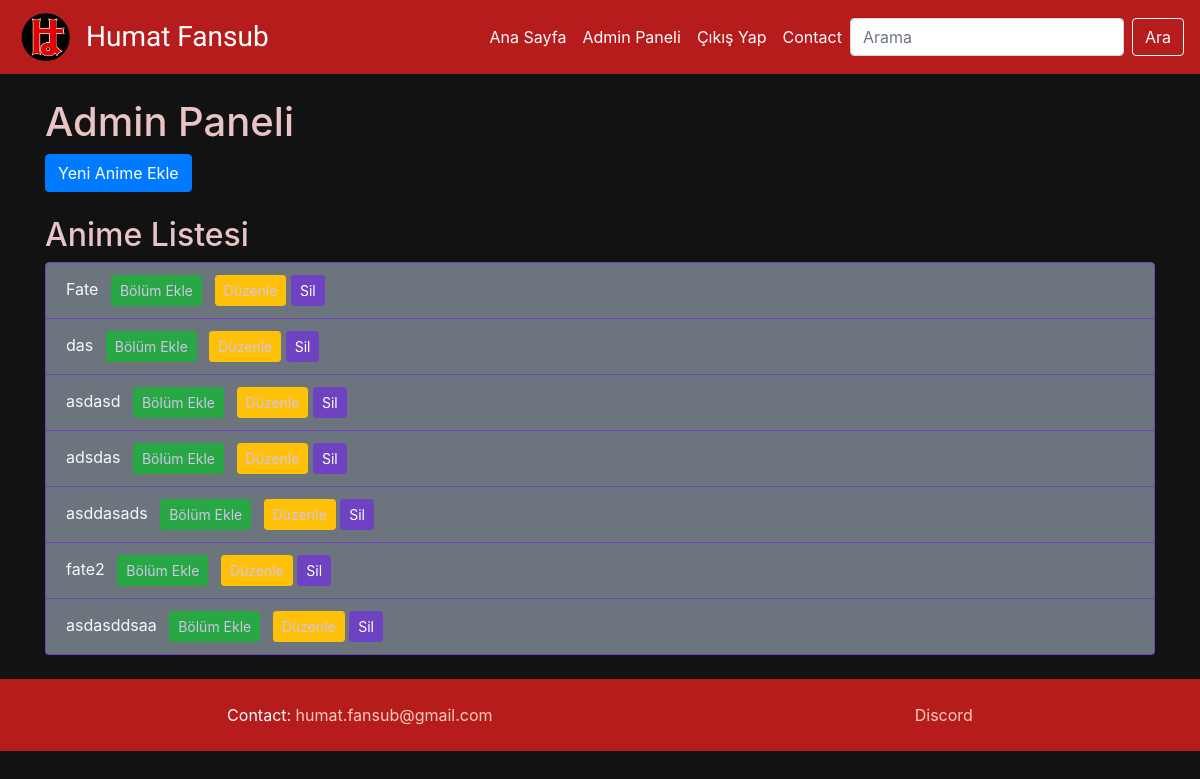
Page /admin (signed in) on the earlier database version.
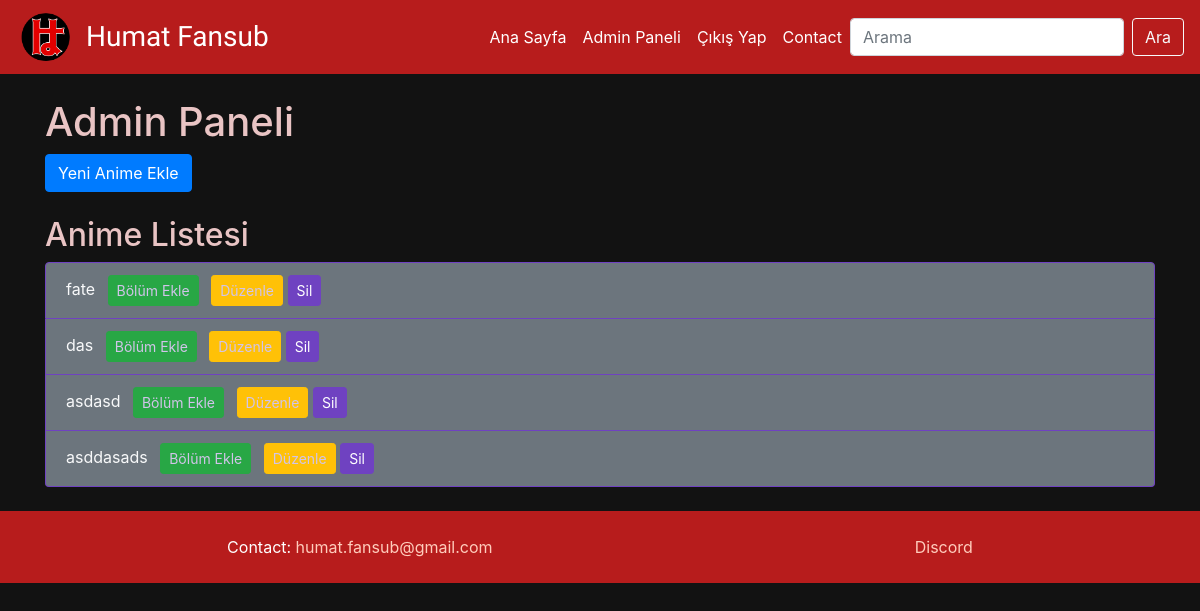
Same page on the later database version.
### models.py (models this page shows)
class Anime(db.Model):
    id = db.Column(db.Integer, primary_key=True)
    name = db.Column(db.String(150), nullable=False)
    description = db.Column(db.Text, nullable=False)
    cover_image = db.Column(db.String(150), nullable=False)
    episodes = db.relationship('Episode', backref='anime', lazy=True)

### app.py (the view)
@app.route('/admin', methods=['GET', 'POST'])
@login_required
def admin():
    animes = Anime.query.all()
    return render_template('admin.html', animes=animes)

### app.py (called while the page is built)
@login_manager.user_loader
def load_user(user_id):
    return User.query.get(int(user_id))

### templates/admin.html (shortened to what this page needs)
{% extends "base.html" %}
{% block content %}
    <h1>Admin Paneli</h1>
    <a href="{{ url_for('add_anime') }}" class="btn btn-primary mb-4">Yeni Anime Ekle</a>
    <h2>Anime Listesi</h2>
    <ul class="list-group">
        {% for anime in animes %}
            <li class="list-group-item bg-secondary text-light">
                <a href="{{ url_for('anime', anime_id=anime.id) }}" class="text-light">{{ anime.name }}</a>
                <a href="{{ url_for('add_episode', anime_id=anime.id) }}" class="btn btn-success btn-sm ml-2">Bölüm Ekle</a>
                <a href="{{ url_for('edit_anime', anime_id=anime.id) }}" class="btn btn-warning btn-sm ml-2">Düzenle</a>
                {% if current_user.is_authenticated %}
                <form action="{{ url_for('delete_anime', anime_id=anime.id) }}" method="post" class="d-inline">
                    <button type="submit" class="btn btn-danger btn-sm">Sil</button>
                </form>
                {% endif %}
            </li>
        {% endfor %}
    </ul>
{% endblock %}

### templates/base.html (shortened to what this page needs)
<!DOCTYPE html>
<html lang="en">
<head>
    <link rel="stylesheet" href="https://stackpath.bootstrapcdn.com/bootstrap/4.5.2/css/bootstrap.min.css">
    <link rel="stylesheet" href="{{ url_for('static', filename='css/style.css') }}">
</head>
<body class="bg-dark text-light">
    <header>
        <nav class="navbar navbar-expand-lg navbar-dark bg-primary">
        <a class="navbar-brand navbar-brand-logo" href="{{ url_for('index') }}">
            <img src="{{ url_for('static', filename='images/logo.png') }}" alt="Logo">
            <span>Humat Fansub</span>
        </a>
        <div class="collapse navbar-collapse" id="navbarNav">
            <ul class="navbar-nav ml-auto">
                <li class="nav-item">
                    <a class="nav-link" href="{{ url_for('index') }}">Ana Sayfa</a>
                </li>
                {% if current_user.is_authenticated %}
                <li class="nav-item">
                    <a class="nav-link" href="{{ url_for('admin') }}">Admin Paneli</a>
                </li>
                <li class="nav-item">
                    <a class="nav-link" href="{{ url_for('logout') }}">Çıkış Yap</a>
                </li>
                {% endif %}
                <li class="nav-item">
                    <a class="nav-link" href="#footer">Contact</a>
                </li>
            </ul>
            <form class="form-inline my-2 my-lg-0" action="{{ url_for('search') }}" method="GET">
                <input class="form-control mr-sm-2" type="search" name="query" placeholder="Arama" aria-label="Search">
                <button class="btn btn-outline-light my-2 my-sm-0" type="submit">Ara</button>
            </form>
        </div>
    </nav>
    </header>
    <main class="container mt-4">
        {% block content %}{% endblock %}
    </main>
    <footer id="footer" class="text-center mt-4">
        <p>Contact: <a href="mailto:humat.fansub@gmail.com">humat.fansub@gmail.com</a></p>
        <p><a href="https://discord.gg/SaKSmuZkAf ">Discord</a></p>
    </footer>
</body>
</html>

### static/css/style.css (style rules this page uses)
body { background-color: #121212; color: #d1c4e9; }
h1, h2 { color: #e9c4c4; }
.list-group-item { background-color: #2c2c2c; border: 1px solid #6f42c1; }
.list-group-item a { color: #d1c4e9; }
.btn-danger { background-color: #6f42c1; border-color: #6f42c1; }

### templates/base.html (style rules this page uses)
.navbar-brand-logo { display: flex; align-items: center; }
.navbar-brand-logo img { max-width: 60px; max-height: 60px; margin-right: 10px; border-radius: 50%; }
.navbar-brand-logo span { font-family: 'Kaushan Script', cursive; font-size: 1.4em; color: #fff; }
body.bg-dark { background-color: #121212 !important; }
.navbar { background-color: #b71c1c !important; }
.nav-link { color: #fff !important; }
footer { display: flex; justify-content: space-around; align-items: center; flex-wrap: wrap; padding: 1rem; background-color: #b71c1c; }
footer p { margin: 0.5rem; color: #fff; }
footer a { color: #ffccbc; }

Differences in the rows shown:
removed Anime: name "adsdas"
removed Anime: name "fate2"
removed Anime: name "asdasddsaa"
changed Anime: name "Fate" → "fate"
